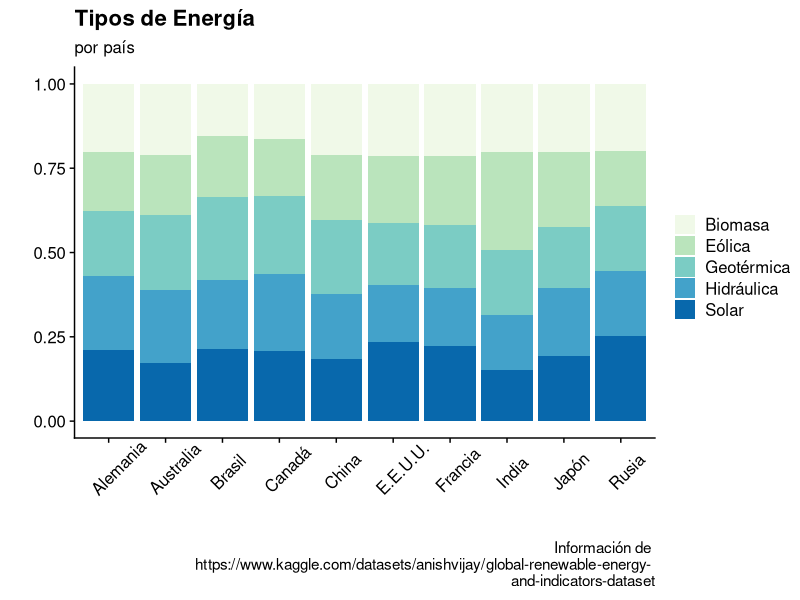
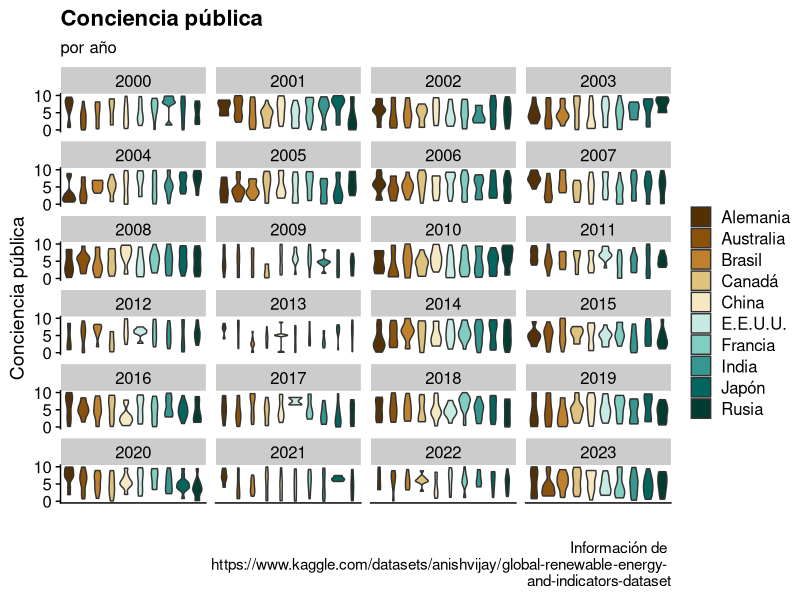
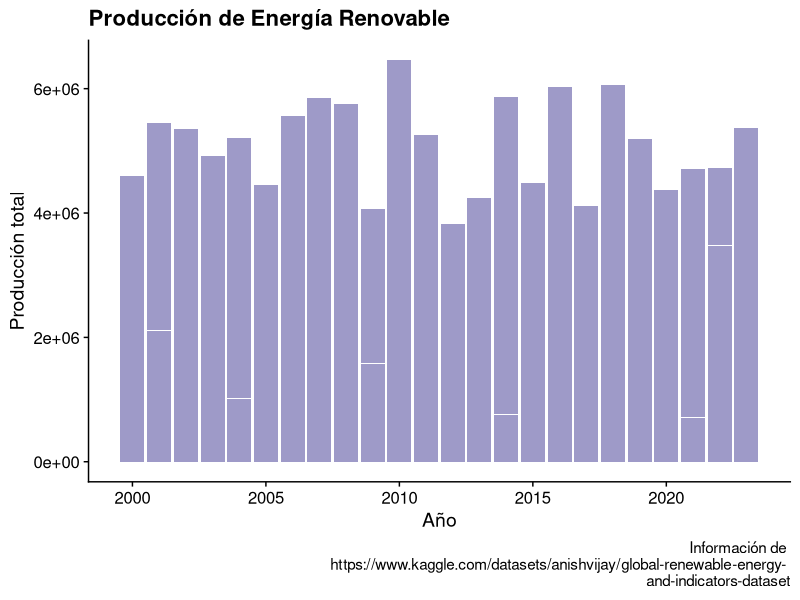
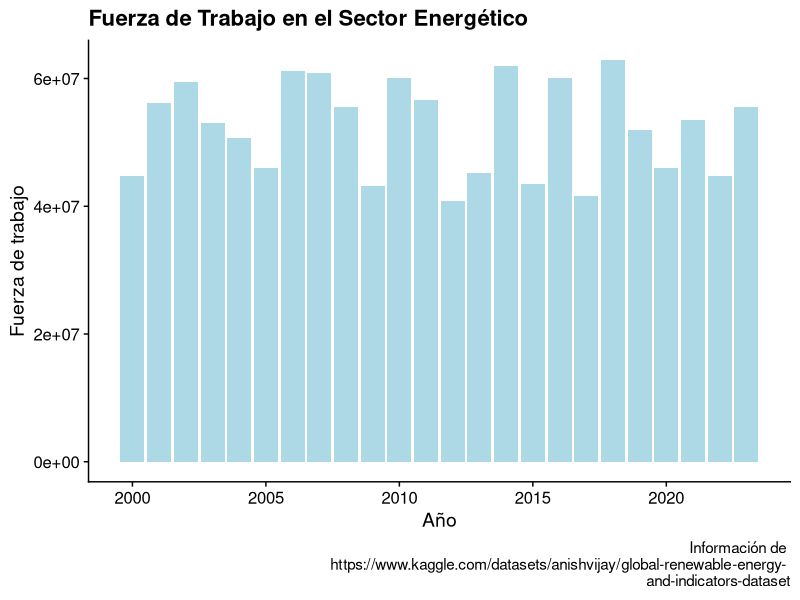
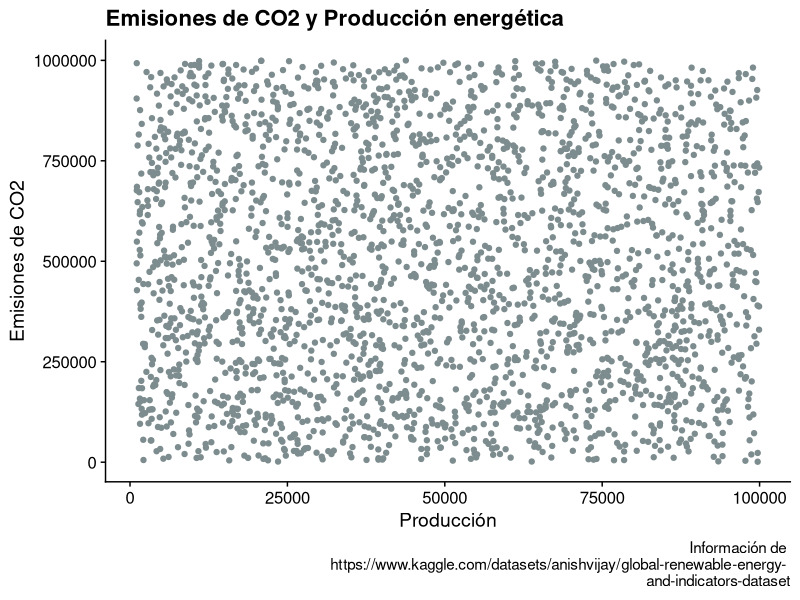
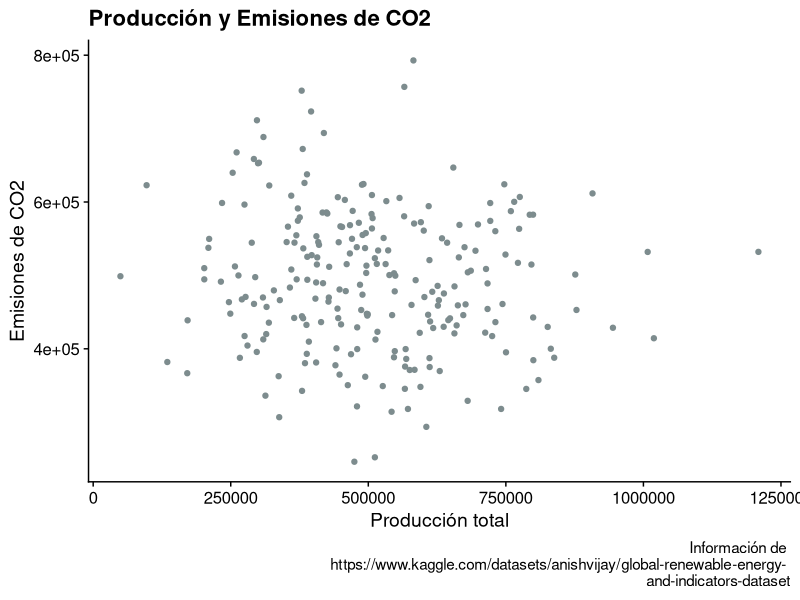
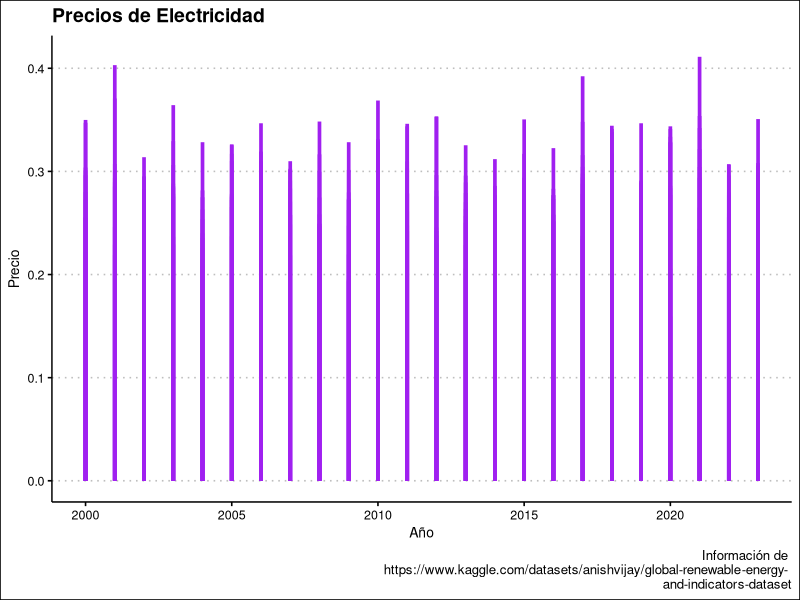
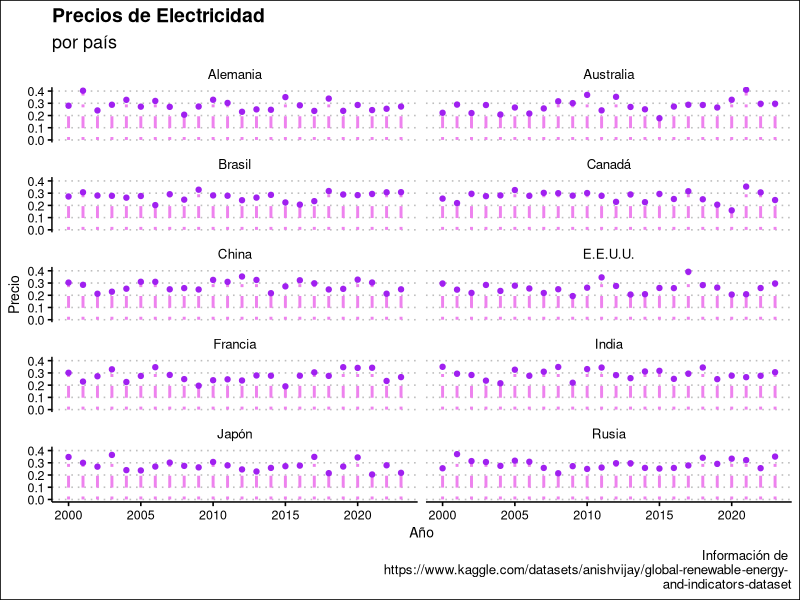

Reproduce these figures in R, in order.
## ---- chunk 1
#| messages: FALSE
#| warnings: FALSE
#| echo: FALSE
library(ggplot2)
library(dplyr)
library(palmerpenguins)
library(ggthemes)
library(knitr)
library(cowplot)
library(tidyr)
library(purrr)
## ---- chunk 2
original <- read.csv("data/complete_renewable_energy_dataset.csv")
df <- original|> mutate(Country = case_when(
  Country == "Brazil"~"Brasil", Country == "Canada" ~ "Canadá", 
  Country == "France"~"Francia", Country == "Germany"~"Alemania", 
  Country == "Japan"~"Japón", Country == "Russia"~"Rusia", 
  Country == "USA"~"E.E.U.U.", Country == "Australia"~"Australia",
  Country == "China"~"China", Country == "India"~"India",
  TRUE~"Other")) %>% mutate(Energy.Type = case_when(
  Energy.Type == "Solar"~"Solar", Energy.Type == "Biomass" ~ "Biomasa", 
  Energy.Type == "Wind"~"Eólica", Energy.Type == "Hydro"~"Hidráulica", 
  Energy.Type == "Geothermal"~"Geotérmica", TRUE~"Other"))
df$Government.Policies <- as.logical(original$Government.Policies)
df$Renewable.Energy.Targets <- as.logical(original$Renewable.Energy.Targets)
df$Energy.Efficiency.Programs <- as.logical(original$Energy.Efficiency.Programs)
df$Energy.Market.Liberalization <- as.logical(original$Energy.Efficiency.Programs)
df$Technology.Transfer.Agreements <- as.logical(original$Technology.Transfer.Agreements)
df$Renewable.Energy.Education.Programs <- as.logical(original$Renewable.Energy.Education.Programs)
df$Natural.Disasters <- as.logical(original$Natural.Disasters)
df$Public.Private.Partnerships.in.Energy <- as.logical(original$Public.Private.Partnerships.in.Energy)
df$Regional.Renewable.Energy.Cooperation <- as.logical(original$Regional.Renewable.Energy.Cooperation)
## ---- chunk 3
most_important <- select(df, c("Country", "Year", "Production..GWh.", "R.D.Expenditure",  "Energy.Storage.Capacity", "Energy.Consumption", "Energy.Imports", "Energy.Exports", "Government.Policies", "Energy.Efficiency.Programs", "Energy.Type", , "CO2.Emissions",  "Investments..USD.", "Public.Awareness", "Educational.Level", "Political.Stability", "Corruption.Perception.Index", "Control.of.Corruption", "Proportion.of.Energy.from.Renewables", "Electricity.Prices", "Renewable.Energy.Education.Programs",  "Energy.Sector.Workforce"))
most_important <- most_important[order(most_important$Year),]
colnames(most_important)
## ---- chunk 4
#| messages: FALSE
#| warnings: FALSE
#| fig-width: 8
#| fig-height: 5
#| label: fig-2.1
ggplot(df, aes(x = Country, fill = Energy.Type)) +
  geom_bar(position = "fill") +
  scale_fill_brewer(type = "seq", palette = 4)  +
  labs(
    title = "Tipos de Energía",
    subtitle = "por país",
    x = "",
    y = "",
    fill = "",
    caption= "Información de \n https://www.kaggle.com/datasets/anishvijay/global-renewable-energy- \n and-indicators-dataset") +
  cowplot::theme_cowplot() +
  theme(axis.text.x = element_text(angle=45, vjust=.5, hjust=0.3))
## ---- chunk 5
#| messages: FALSE
#| warnings: FALSE
#| fig-width: 8
#| fig-height: 10
#| label: fig-2.2
ggplot(df, aes(x=Country, y=Public.Awareness, fill=Country)) + 
  geom_violin() +
  facet_wrap(~Year, ncol = 4) +
  scale_fill_brewer(type = "div", palette = 1)  +
  labs(
    title = "Conciencia pública",
    subtitle = "por año",
    x = "",
    y = "Conciencia pública",
    fill = "",
    caption= "Información de \n https://www.kaggle.com/datasets/anishvijay/global-renewable-energy- \n and-indicators-dataset") +
  scale_y_continuous(breaks=c(0.0,5.0, 10.0)) +
  theme_cowplot()+
  theme(axis.ticks.x = element_blank(), axis.text.x = element_blank())
## ---- chunk 6
#| messages: FALSE
#| warnings: FALSE
#| fig-width: 8
#| fig-height: 5
#| label: fig-2.3
ggplot(df, aes(x = Year, y = Production..GWh.)) +
  geom_col(fill = "#9e9ac8") +
  labs(
    title = "Producción de Energía Renovable",
    x = "Año",
    y = "Producción total",
    caption= "Información de \n https://www.kaggle.com/datasets/anishvijay/global-renewable-energy- \n and-indicators-dataset") +
  theme_cowplot()
## ---- chunk 7
#| messages: FALSE
#| warnings: FALSE
#| fig-width: 8
#| label: fig-2.4
ggplot(df, aes(x = Year, y = Energy.Sector.Workforce)) +
  geom_col(fill = "lightblue") +
  labs(
    title = "Fuerza de Trabajo en el Sector Energético",
    x = "Año",
    y = "Fuerza de trabajo",
    caption= "Información de \n https://www.kaggle.com/datasets/anishvijay/global-renewable-energy- \n and-indicators-dataset") +
  theme_cowplot()+
  theme()
## ---- chunk 8
#| messages: FALSE
#| warnings: FALSE
#| fig-width: 8
#| fig-height: 5
#| label: fig-2.5
ggplot(df, aes(x = Production..GWh., y = CO2.Emissions)) +
  geom_point(color = "#7d8c8e")+
  labs(
    title = "Emisiones de CO2 y Producción energética",
    x = "Producción",
    y = "Emisiones de CO2",
    caption= "Información de \n https://www.kaggle.com/datasets/anishvijay/global-renewable-energy- \n and-indicators-dataset")+
  theme_cowplot()
## ---- chunk 9
#| messages: FALSE
#| warnings: FALSE
annual <- df %>% group_by(Year, Country) %>% summarise(avg_electricity_price = mean(Electricity.Prices), avg_production = sum(Production..GWh.), avg_investment = sum(Investments..USD.), avg_CO2_emissions = mean(CO2.Emissions))
annual
## ---- chunk 10
#| messages: FALSE
#| warnings: FALSE
#| fig-width: 8
#| fig-height: 5
#| label: fig-2.6
ggplot(annual, aes(x = avg_production, y = avg_CO2_emissions)) +
  geom_jitter(color = "#7d8c8e")+
  labs(
    title = "Producción y Emisiones de CO2",
    x = "Producción total",
    y = "Emisiones de CO2",
    caption= "Información de \n https://www.kaggle.com/datasets/anishvijay/global-renewable-energy- \n and-indicators-dataset")+
  theme_cowplot()+
  theme()
## ---- chunk 11
#| messages: FALSE
#| warnings: FALSE
#| fig-width: 8
#| fig-height: 5
#| label: fig-2.7
ggplot(annual, aes(x=Year, y=avg_electricity_price)) +
  geom_segment( aes(x=Year, xend=Year, y=0, yend=avg_electricity_price) , color="purple", lwd = 1.25) +
  labs(
    title = "Precios de Electricidad",
    x = "Año",
    y = "Precio",
    caption= "Información de \n https://www.kaggle.com/datasets/anishvijay/global-renewable-energy- \n and-indicators-dataset") +
  theme_clean()
## ---- chunk 12
#| messages: FALSE
#| warnings: FALSE
#| fig-width: 8
#| fig-height: 10
#| label: fig-2.8
ggplot(annual, aes(x=Year, y=avg_electricity_price)) +
  geom_segment( aes(x=Year, xend=Year, y=0, yend=avg_electricity_price) , size=1, color="violet", linetype="dotdash" ) +
  geom_point(color = "purple") +
  facet_wrap(~Country, ncol = 2) +
  labs(
    title = "Precios de Electricidad",
    subtitle = "por país",
    x = "Año",
    y = "Precio",
    caption= "Información de \n https://www.kaggle.com/datasets/anishvijay/global-renewable-energy- \n and-indicators-dataset") +
  theme_clean()
## ---- chunk 13
variables <- data.frame(
  Variable = c(
    "Precios de la electricidad",
    "Producción",
    "Estabilidad Política",
    "Conciencia pública"
  ),
  Importancia = c(
    "La electricidad es un aspecto fundamental para determinar la calidad de vida de las personas, pues permite realizar varias actividades cotidianas, como cocinar o mantener el calor.",
    "Permite visualizar la evolución de los indicadores de bienestar con respecto a los cambios en producción energética; de modo que se pueda concluir el impacto que tiene la energía renovable en la sociedad.",
    "El contexto político de los países está estrechamente relacionado con la calidad de vida de los habitantes; se pretende relacionar dicha estabilidad con la producción de energías renovables.",
    "La aceptación pública es un factor importante en la cantidad de inversión destinada a la producción o desarrollo de energías renovables. La aceptación pública depende de la información disponible al público general, como los programas educativos y su nivel educativo."
  )
)
kable(variables, caption = "Tabla de Variables Relevantes")
## ---- chunk 14
kable(head(most_important, 20), "simple")
## ---- chunk 15
summary(most_important)
## ---- chunk 16
#| messages: FALSE
#| warnings: FALSE
annual <- df %>% group_by(Year, Country) %>% summarise(avg_electricity_price = mean(Electricity.Prices), avg_production = sum(Production..GWh.), avg_investment = sum(Investments..USD.), avg_CO2_emissions = mean(CO2.Emissions))
annual
## ---- chunk 17
#| messages: FALSE
#| warnings: FALSE
#| fig-width: 8
#| fig-height: 10
#| label: fig-2.9
ggplot(annual, aes(x = Year, y = avg_electricity_price)) +
  geom_line() +
  geom_point(color = "#602388")+
  facet_wrap(~Country, ncol = 3) +
  labs(
    title = "Precios de Electricidad",
    subtitle = "por país",
    x = "Año",
    y = "Precio",
    caption= "Información de \n https://www.kaggle.com/datasets/anishvijay/global-renewable-energy- \n and-indicators-dataset")+
  scale_x_continuous(breaks=c(2000, 2010, 2020))+
  theme_clean()
## ---- chunk 18
#| messages: FALSE
#| warnings: FALSE
#| fig-width: 8
#| fig-height: 8
#| label: fig-2.10
ggplot(annual, aes(x = Year, y = avg_production)) +
  geom_line() +
  geom_point(color = "#51c0a5")+
  facet_wrap(~Country, ncol = 3) +
  labs(
    title = "Producción Energética",
    subtitle = "por país",
    x = "Año",
    y = "Producción",
    caption= "Información de \n https://www.kaggle.com/datasets/anishvijay/global-renewable-energy- \n and-indicators-dataset")+
  scale_x_continuous(breaks=c(2000, 2010, 2020))+
  theme_clean()
## ---- chunk 19
#| messages: FALSE
#| warnings: FALSE
#| fig-width: 10
#| fig-height: 8
#| label: fig-2.11
ggplot(annual, aes(x = avg_production, y = avg_electricity_price))+
  geom_point(color = "#602388")+
  geom_line()+
  facet_wrap(~Country, ncol = 2) +
  labs(
    title = "Producción y Precios de Electricidad",
    subtitle = "por país",
    x = "Producción",
    y = "Precio",
    caption= "Información de \n https://www.kaggle.com/datasets/anishvijay/global-renewable-energy- \n and-indicators-dataset") +
  scale_y_continuous(breaks=c(0.20, 0.30, 0.4))+
  scale_x_continuous(breaks=c(0, 625000, 1200000))+
  theme_clean()
## ---- chunk 20
#| messages: FALSE
#| warnings: FALSE
#| fig-width: 8
#| fig-height: 10
#| label: fig-2.12
ggplot(annual, aes(x = Year, y = avg_CO2_emissions)) +
  geom_bar(fill = "#7d8c8e",
           stat = "identity",
           position = position_dodge())+
  facet_wrap(~Country, ncol = 2) +
  labs(
    title = "Emisiones Totales de CO2",
    subtitle = "por país",
    x = "Año",
    y = "Emisiones de CO2",
    caption= "Información de \n https://www.kaggle.com/datasets/anishvijay/global-renewable-energy- \n and-indicators-dataset") +
  theme_cowplot() +
  scale_y_continuous(breaks=c(3e+05, 5e+05, 7e+05)) +
  scale_x_continuous(breaks = c(2000, 2010, 2020))
## ---- chunk 21
#| messages: FALSE
#| warnings: FALSE
#| fig-width: 10
#| fig-height: 10
#| label: fig-2.13
ggplot(annual, aes(x = avg_production, y = avg_CO2_emissions)) +
  geom_point(color = "#7d8c8e")+
  labs(
    title = "Producción y Emisiones de CO2",
    subtitle = "por país",
    x = "Producción",
    y = "Emisiones de CO2",
    caption= "Información de \n https://www.kaggle.com/datasets/anishvijay/global-renewable-energy- \n and-indicators-dataset") +
  facet_wrap(~Country, ncol=2)+
  scale_x_continuous(breaks=c(0, 500000, 1000000))+
  theme_cowplot()
## ---- chunk 22
#| messages: FALSE
#| warnings: FALSE
#| fig-width: 8
#| fig-height: 5
ggplot(annual, aes(x = avg_production, y = avg_CO2_emissions)) +
  geom_jitter(color = "#7d8c8e")+
  labs(
    title = "Producción y Emisiones de CO2",
    x = "Producción total",
    y = "Emisiones de CO2",
    caption= "Información de \n https://www.kaggle.com/datasets/anishvijay/global-renewable-energy- \n and-indicators-dataset")+
  theme_cowplot()+
  theme()
## ---- chunk 23
#| messages: FALSE
#| warnings: FALSE
#| fig-height: 5
#| fig-width: 8
ggplot(annual, aes(x=Year, y=avg_electricity_price)) +
  geom_segment( aes(x=Year, xend=Year, y=0, yend=avg_electricity_price) , color="purple", lwd = 1.25) +
  labs(
    title = "Precios de Electricidad",
    x = "Año",
    y = "Precio",
    caption= "Información de \n https://www.kaggle.com/datasets/anishvijay/global-renewable-energy- \n and-indicators-dataset") +
  theme_clean()
## ---- chunk 24
#| messages: FALSE
#| warnings: FALSE
#| fig-width: 8
#| fig-height: 10
ggplot(annual, aes(x=Year, y=avg_electricity_price)) +
  geom_segment( aes(x=Year, xend=Year, y=0, yend=avg_electricity_price) , size=1, color="violet", linetype="dotdash" ) +
  geom_point(color = "purple") +
  facet_wrap(~Country, ncol = 2) +
  labs(
    title = "Precios de Electricidad",
    subtitle = "por país",
    x = "Año",
    y = "Precio",
    caption= "Información de \n https://www.kaggle.com/datasets/anishvijay/global-renewable-energy- \n and-indicators-dataset") +
  theme_clean()
